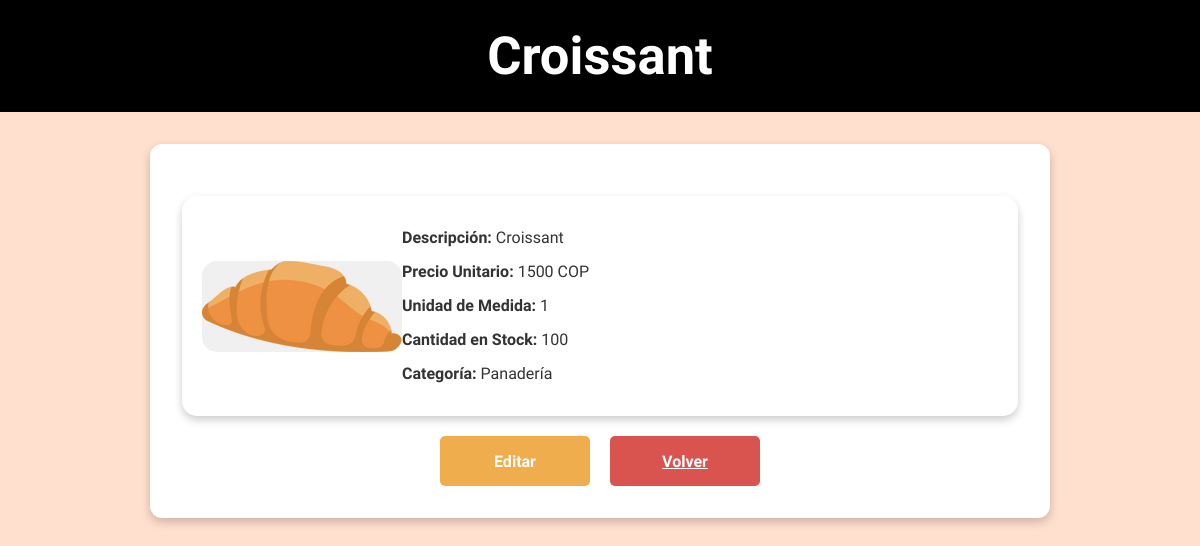
The page /producto/2 on the database its author committed.
### models/productos.py (models this page shows, shortened)
class Producto(Base):
    __tablename__ = 'productos'
    id = Column(Integer, primary_key=True, autoincrement=True)
    descripcion = Column(String(300), unique=True, nullable=False)
    valor_unitario = Column(Integer, nullable=False)
    unidad_medida = Column(String(3), nullable=False)
    cantidad_stock = Column(Integer, nullable=False)
    categoria_id = Column(Integer, ForeignKey('categorias.id'), nullable=False)
    imagen = Column(String(300), nullable=True)
    categoria = relationship("Categoria", back_populates="productos")

### models/categoria.py (models this page shows, shortened)
class Categoria(Base):
    __tablename__ = 'categorias'
    id = Column(Integer, primary_key=True, autoincrement=True)
    nombre = Column(String(100), unique=True, nullable=False)
    productos = relationship("Producto", back_populates="categoria")

### app.py (the view)
@app.route('/producto/<int:id>')
def producto_detalle(id):
    producto = db_session.query(Producto).get(id)
    if not producto:
        flash('El producto no existe.', 'error')
        return redirect(url_for('productos'))
    return render_template('producto_detalle.html', producto=producto)

### app.py (called while the page is built)
@app.context_processor
def inject_favicon():
    return {"favicon_url": url_for('static', filename='favicon.ico')}

### templates/producto_detalle.html (shortened to what this page needs)
<!DOCTYPE html>
<html lang="es">
<head>
    <link rel="stylesheet" href="{{ url_for('static', filename='styles.css') }}">
</head>
<body>
    <nav>
        <div class="navbar">
            <h1>{{ producto.descripcion }}</h1>
        </div>
    </nav>
    <div class="contenedor">
        <div class="detalle-producto">
            <img src="{{ url_for('static', filename=producto.imagen) }}" alt="Imagen del producto" class="imagen-producto">
            <div class="info-producto">
                <p><strong>Descripción:</strong> {{ producto.descripcion }}</p>
                <p><strong>Precio Unitario:</strong> {{ producto.valor_unitario|int }} COP</p>
                <p><strong>Unidad de Medida:</strong> {{ producto.unidad_medida }}</p>
                <p><strong>Cantidad en Stock:</strong> {{ producto.cantidad_stock|int }}</p>
                <p><strong>Categoría:</strong> {{ producto.categoria.nombre }}</p>
            </div>
        </div>
        <div class="acciones">
            <a href="{{ url_for('editar_producto', id=producto.id) }}" class="btn btn-editar">Editar</a>
            <a href="{{ url_for('productos') }}" class="btn btn-cancelar">Volver</a>
        </div>
    </div>
</body>
</html>

### static/styles.css (style rules this page uses)
* { font-family: "Signika Negative", sans-serif; margin: 0; padding: 0; box-sizing: border-box; }
body { width: 100%; height: 100vh; background: #ffdfcd; font-family: Arial, sans-serif; }
.navbar { display: flex; justify-content: center; align-items: center; background: black; color: white; padding: 10px; border: 15px solid black; font-size: 35px; position: relative; }
.btn-editar, .btn-eliminar .btn-ver { background-color: #7ba68c; color: white; border: none; padding: 5px 10px; font-size: 14px; border-radius: 5px; cursor: pointer; }
.contenedor { margin: 2rem auto; max-width: 900px; background-color: #ffffff; border-radius: 12px; padding: 2rem; box-shadow: 0 4px 10px rgba(0, 0, 0, 0.2); }
.btn { margin-top: 1rem; padding: 0.8rem; font-size: 1rem; font-weight: bold; text-align: center; background-color: #6c63ff; color: white; border: none; border-radius: 6px; cursor: pointer; transition: background-color 0.3s; }
.btn-cancelar { background-color: #f44336; margin-top: 0; }
.btn-editar, .btn-ver { padding: 8px 12px; border: none; border-radius: 5px; cursor: pointer; }
.btn-editar { background-color: #f0ad4e; color: white; padding: 10px 20px; border-radius: 5px; text-decoration: none; font-size: 16px; text-align: center; border: none; cursor: pointer; margin-top: 0; }
.detalle-producto { display: flex; flex-wrap: wrap; justify-content: center; align-items: center; background-color: #ffffff; padding: 20px; border-radius: 15px; box-shadow: 0 4px 8px rgba(0, 0, 0, 0.2); max-width: 900px; margin: 20px auto; }
.imagen-producto { max-width: 300px; max-height: 300px; object-fit: contain; border-radius: 15px; margin-right: 20px; }
.info-producto { flex: 1; text-align: left; font-size: 16px; line-height: 1.5; color: #333; }
.info-producto p { margin: 10px 0; }
.acciones { display: flex; justify-content: center; gap: 10px; margin-top: 20px; }
.acciones .btn { padding: 10px 20px; border-radius: 5px; font-size: 16px; cursor: pointer; }
.btn-editar { background-color: #f0ad4e; color: white; }
.btn-cancelar { background-color: #d9534f; color: white; }
.acciones { display: flex; justify-content: center; gap: 20px; margin-top: 20px; }
.acciones .btn { padding: 10px 30px; font-size: 16px; text-align: center; cursor: pointer; }
.imagen-producto { max-width: 300px; max-height: 300px; object-fit: cover; border-radius: 15px; display: block; margin: 0 auto; background-color: #f0f0f0; }
.imagen-producto::after { content: "Imagen no disponible"; font-size: 14px; color: #777; display: block; text-align: center; margin-top: 10px; }
.acciones .btn { padding: 10px 30px; font-size: 16px; text-align: center; cursor: pointer; width: 150px; border-radius: 5px; }
.acciones .btn { padding: 10px; font-size: 16px; text-align: center; cursor: pointer; width: 150px; height: 50px; border-radius: 5px; display: flex; justify-content: center; align-items: center; }
.acciones { display: flex; justify-content: center; align-items: center; gap: 20px; margin-top: 20px; }

### rows shown on the page
Producto: descripcion "Croissant", imagen (picture), valor_unitario "1500", unidad_medida "1", cantidad_stock "100"
Categoria: categoria.nombre "Panadería"
